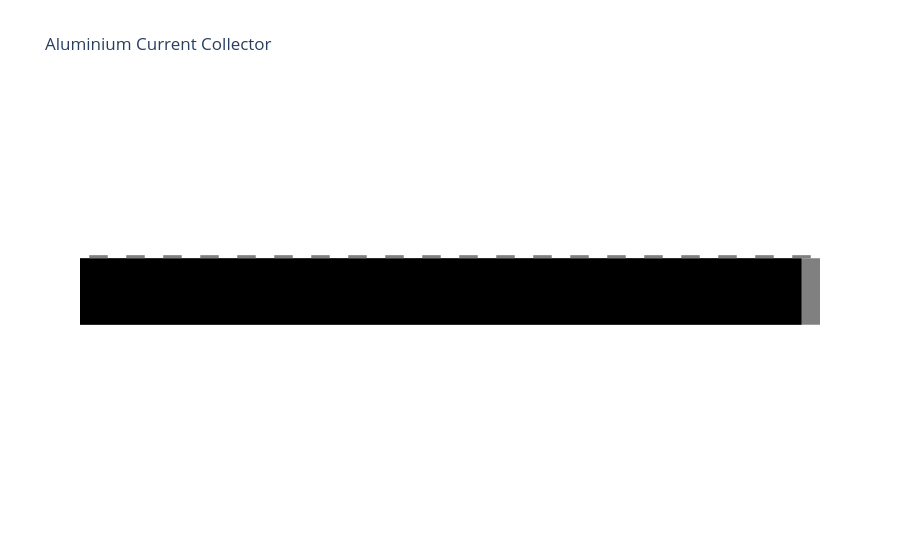

Here is the notebook cell this chart was saved with:
### Code cell
# construct anode
anode_active_material = AnodeMaterial(name="Faradion_HC",
                                      specific_cost=14.27,
                                      density=1.50,
                                      irreversible_capacity_scaling=1,
                                      reversible_capacity_scaling=1)

anode_conductive_additive = ConductiveAdditive(specific_cost=9, 
                                               density=1.9)

anode_binder = Binder(specific_cost=10, 
                      density=1.7)

anode_formulation = ElectrodeFormulation(active_materials={anode_active_material: 88},
                                         binders={anode_binder: 3},
                                         conductive_additives={anode_conductive_additive: 9})

anode_current_collector = NotchedCurrentCollector(formula="Al", 
                                                    length=current_collector_length,
                                                    width=10.8,
                                                    thickness=5,
                                                    tab_width=0.5,
                                                    tab_length=3.0,
                                                    tab_spacing=3.0,
                                                    bare_length=3)

anode = Anode(formulation=anode_formulation,
              mass_loading=4.5,
              current_collector=anode_current_collector,
              calender_density=0.85)

anode_current_collector.get_top_down_view().show()

### Figure 1 — Plotly figure (JSON) as saved in the notebook; plotly's stock layout.template omitted (floating-point values rounded to 4 significant figures)
{"data": [{"fill": "toself", "fillcolor": "grey", "line": {"width": 0}, "mode": "lines", "name": "Main Body", "type": "scatter", "x": [0.0, 1.2, 1.2, 0.0, 0.0], "y": [0.0, 0.0, 0.108, 0.108, 0.0]}, {"fill": "toself", "fillcolor": "black", "line": {"width": 0}, "mode": "lines", "name": "Covered Area", "type": "scatter", "x": [0.0, 1.17, 1.17, 0.0, 0.0], "y": [0.0, 0.0, 0.108, 0.108, 0.0]}, {"fill": "toself", "fillcolor": "grey", "line": {"width": 0}, "mode": "lines", "name": "Tab", "type": "scatter", "x": [0.015, 0.045, 0.045, 0.015, 0.015], "y": [0.108, 0.108, 0.113, 0.113, 0.108]}, {"fill": "toself", "fillcolor": "grey", "line": {"width": 0}, "mode": "lines", "name": "Tab", "type": "scatter", "x": [0.075, 0.105, 0.105, 0.075, 0.075], "y": [0.108, 0.108, 0.113, 0.113, 0.108]}, {"fill": "toself", "fillcolor": "grey", "line": {"width": 0}, "mode": "lines", "name": "Tab", "type": "scatter", "x": [0.135, 0.165, 0.165, 0.135, 0.135], "y": [0.108, 0.108, 0.113, 0.113, 0.108]}, {"fill": "toself", "fillcolor": "grey", "line": {"width": 0}, "mode": "lines", "name": "Tab", "type": "scatter", "x": [0.195, 0.225, 0.225, 0.195, 0.195], "y": [0.108, 0.108, 0.113, 0.113, 0.108]}, {"fill": "toself", "fillcolor": "grey", "line": {"width": 0}, "mode": "lines", "name": "Tab", "type": "scatter", "x": [0.255, 0.285, 0.285, 0.255, 0.255], "y": [0.108, 0.108, 0.113, 0.113, 0.108]}, {"fill": "toself", "fillcolor": "grey", "line": {"width": 0}, "mode": "lines", "name": "Tab", "type": "scatter", "x": [0.315, 0.345, 0.345, 0.315, 0.315], "y": [0.108, 0.108, 0.113, 0.113, 0.108]}, {"fill": "toself", "fillcolor": "grey", "line": {"width": 0}, "mode": "lines", "name": "Tab", "type": "scatter", "x": [0.375, 0.405, 0.405, 0.375, 0.375], "y": [0.108, 0.108, 0.113, 0.113, 0.108]}, {"fill": "toself", "fillcolor": "grey", "line": {"width": 0}, "mode": "lines", "name": "Tab", "type": "scatter", "x": [0.435, 0.465, 0.465, 0.435, 0.435], "y": [0.108, 0.108, 0.113, 0.113, 0.108]}, {"fill": "toself", "fillcolor": "grey", "line": {"width": 0}, "mode": "lines", "name": "Tab", "type": "scatter", "x": [0.495, 0.525, 0.525, 0.495, 0.495], "y": [0.108, 0.108, 0.113, 0.113, 0.108]}, {"fill": "toself", "fillcolor": "grey", "line": {"width": 0}, "mode": "lines", "name": "Tab", "type": "scatter", "x": [0.555, 0.585, 0.585, 0.555, 0.555], "y": [0.108, 0.108, 0.113, 0.113, 0.108]}, {"fill": "toself", "fillcolor": "grey", "line": {"width": 0}, "mode": "lines", "name": "Tab", "type": "scatter", "x": [0.615, 0.645, 0.645, 0.615, 0.615], "y": [0.108, 0.108, 0.113, 0.113, 0.108]}, {"fill": "toself", "fillcolor": "grey", "line": {"width": 0}, "mode": "lines", "name": "Tab", "type": "scatter", "x": [0.675, 0.705, 0.705, 0.675, 0.675], "y": [0.108, 0.108, 0.113, 0.113, 0.108]}, {"fill": "toself", "fillcolor": "grey", "line": {"width": 0}, "mode": "lines", "name": "Tab", "type": "scatter", "x": [0.735, 0.765, 0.765, 0.735, 0.735], "y": [0.108, 0.108, 0.113, 0.113, 0.108]}, {"fill": "toself", "fillcolor": "grey", "line": {"width": 0}, "mode": "lines", "name": "Tab", "type": "scatter", "x": [0.795, 0.825, 0.825, 0.795, 0.795], "y": [0.108, 0.108, 0.113, 0.113, 0.108]}, {"fill": "toself", "fillcolor": "grey", "line": {"width": 0}, "mode": "lines", "name": "Tab", "type": "scatter", "x": [0.855, 0.885, 0.885, 0.855, 0.855], "y": [0.108, 0.108, 0.113, 0.113, 0.108]}, {"fill": "toself", "fillcolor": "grey", "line": {"width": 0}, "mode": "lines", "name": "Tab", "type": "scatter", "x": [0.915, 0.945, 0.945, 0.915, 0.915], "y": [0.108, 0.108, 0.113, 0.113, 0.108]}, {"fill": "toself", "fillcolor": "grey", "line": {"width": 0}, "mode": "lines", "name": "Tab", "type": "scatter", "x": [0.975, 1.005, 1.005, 0.975, 0.975], "y": [0.108, 0.108, 0.113, 0.113, 0.108]}, {"fill": "toself", "fillcolor": "grey", "line": {"width": 0}, "mode": "lines", "name": "Tab", "type": "scatter", "x": [1.035, 1.065, 1.065, 1.035, 1.035], "y": [0.108, 0.108, 0.113, 0.113, 0.108]}, {"fill": "toself", "fillcolor": "grey", "line": {"width": 0}, "mode": "lines", "name": "Tab", "type": "scatter", "x": [1.095, 1.125, 1.125, 1.095, 1.095], "y": [0.108, 0.108, 0.113, 0.113, 0.108]}, {"fill": "toself", "fillcolor": "grey", "line": {"width": 0}, "mode": "lines", "name": "Tab", "type": "scatter", "x": [1.155, 1.185, 1.185, 1.155, 1.155], "y": [0.108, 0.108, 0.113, 0.113, 0.108]}], "layout": {"paper_bgcolor": "white", "plot_bgcolor": "white", "showlegend": false, "title": {"text": "Aluminium Current Collector"}, "xaxis": {"scaleanchor": "y", "showgrid": false, "showticklabels": false, "zeroline": false}, "yaxis": {"showgrid": false, "showticklabels": false, "zeroline": false}}}
